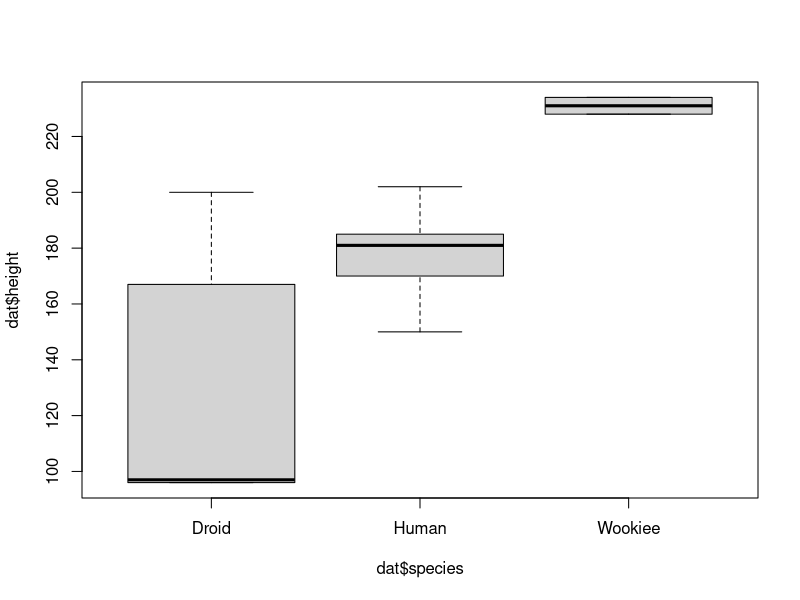

Source code (R):
## ---- chunk 1
library(dplyr) # needed for the starwars database
library(knitr) # needed for the kable() function
## ---- chunk 2
names(starwars)
## ---- chunk 3
dat <- starwars[starwars$species %in% c("Droid", "Human", "Wookiee"),]
boxplot(dat$height ~ dat$species)
## ---- chunk 4
tab <- table(starwars$gender)
kable(tab, caption = "Gender distribution of Star Wars characters")
## ---- chunk 5
filter <- names(which(table(starwars$species) > 2))
dat <- starwars[starwars$species %in% filter,]
tab <- table(dat$homeworld, dat$species)
tab <- rbind(tab, total = margin.table(tab, 2))
kable(tab)
